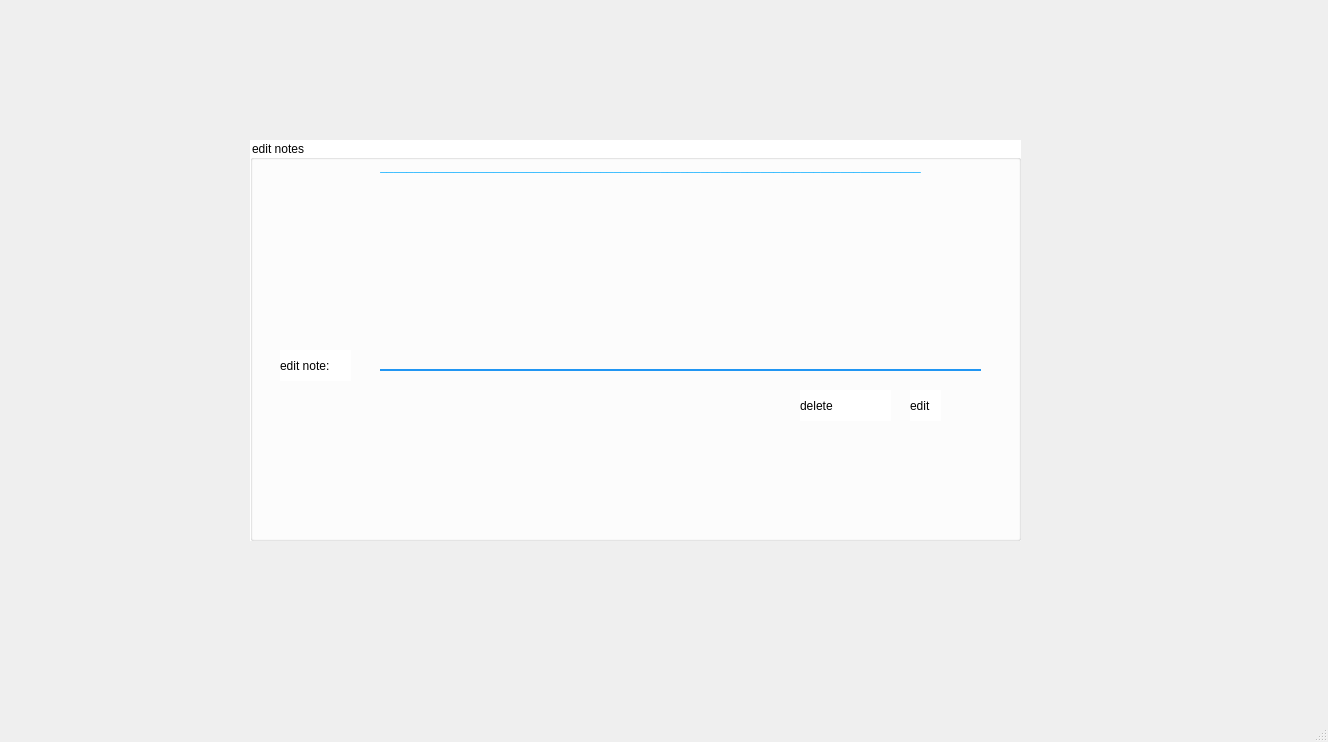
<?xml version="1.0" encoding="UTF-8"?>
<ui version="4.0">
 <class>edit_delete_note</class>
 <widget class="QMainWindow" name="edit_delete_note">
  <property name="geometry">
   <rect>
    <x>0</x>
    <y>0</y>
    <width>1328</width>
    <height>742</height>
   </rect>
  </property>
  <property name="windowTitle">
   <string>MainWindow</string>
  </property>
  <widget class="QWidget" name="centralwidget">
   <widget class="QGroupBox" name="groupBox">
    <property name="geometry">
     <rect>
      <x>250</x>
      <y>140</y>
      <width>771</width>
      <height>401</height>
     </rect>
    </property>
    <property name="styleSheet">
     <string notr="true">font: 13pt &quot;MS Shell Dlg 2&quot;;
color: rgb(0, 0, 0);
background-color: rgb(255, 255, 255);</string>
    </property>
    <property name="title">
     <string>edit notes</string>
    </property>
    <widget class="QPushButton" name="pbEdit">
     <property name="geometry">
      <rect>
       <x>690</x>
       <y>250</y>
       <width>41</width>
       <height>31</height>
      </rect>
     </property>
     <property name="cursor">
      <cursorShape>PointingHandCursor</cursorShape>
     </property>
     <property name="styleSheet">
      <string notr="true">background-color: none;
border: none;
image: url(:/img/3597075.png);</string>
     </property>
     <property name="text">
      <string/>
     </property>
    </widget>
    <widget class="QLabel" name="label_8">
     <property name="geometry">
      <rect>
       <x>30</x>
       <y>210</y>
       <width>71</width>
       <height>31</height>
      </rect>
     </property>
     <property name="styleSheet">
      <string notr="true">font: 10pt &quot;MS Shell Dlg 2&quot;;</string>
     </property>
     <property name="text">
      <string>edit note:</string>
     </property>
    </widget>
    <widget class="QLabel" name="label_9">
     <property name="geometry">
      <rect>
       <x>30</x>
       <y>0</y>
       <width>741</width>
       <height>51</height>
      </rect>
     </property>
     <property name="styleSheet">
      <string notr="true">font: 16pt &quot;MS Shell Dlg 2&quot;;
color:rgb(33, 180, 255);
background-color: rgb(0, 0, 0,0);</string>
     </property>
     <property name="text">
      <string>_________________________________________________________________________________</string>
     </property>
     <property name="alignment">
      <set>Qt::AlignCenter</set>
     </property>
    </widget>
    <widget class="QLineEdit" name="leName">
     <property name="geometry">
      <rect>
       <x>130</x>
       <y>180</y>
       <width>601</width>
       <height>51</height>
      </rect>
     </property>
     <property name="styleSheet">
      <string notr="true">font: 9pt &quot;MS Shell Dlg 2&quot;;
background-color: rgba(0, 0, 0, 0);
border: none;
border-bottom : 2px solid rgb(33, 150, 243);</string>
     </property>
    </widget>
    <widget class="QPushButton" name="pbDelete">
     <property name="geometry">
      <rect>
       <x>600</x>
       <y>250</y>
       <width>41</width>
       <height>31</height>
      </rect>
     </property>
     <property name="cursor">
      <cursorShape>PointingHandCursor</cursorShape>
     </property>
     <property name="styleSheet">
      <string notr="true">border: none;
image: url(:/img/Delete-file-icon.png);</string>
     </property>
     <property name="text">
      <string/>
     </property>
    </widget>
    <widget class="QLabel" name="label_10">
     <property name="geometry">
      <rect>
       <x>660</x>
       <y>250</y>
       <width>31</width>
       <height>31</height>
      </rect>
     </property>
     <property name="styleSheet">
      <string notr="true">font: 10pt &quot;MS Shell Dlg 2&quot;;</string>
     </property>
     <property name="text">
      <string>edit</string>
     </property>
    </widget>
    <widget class="QLabel" name="label_11">
     <property name="geometry">
      <rect>
       <x>550</x>
       <y>250</y>
       <width>51</width>
       <height>31</height>
      </rect>
     </property>
     <property name="styleSheet">
      <string notr="true">font: 10pt &quot;MS Shell Dlg 2&quot;;</string>
     </property>
     <property name="text">
      <string>delete</string>
     </property>
    </widget>
   </widget>
   <widget class="QPushButton" name="pushButton_2">
    <property name="geometry">
     <rect>
      <x>20</x>
      <y>20</y>
      <width>61</width>
      <height>31</height>
     </rect>
    </property>
    <property name="cursor">
     <cursorShape>PointingHandCursor</cursorShape>
    </property>
    <property name="styleSheet">
     <string notr="true">border : none;
image: url(:/img/home-logo.png);
font: 10pt &quot;MS Shell Dlg 2&quot;;
color: rgb(33, 180, 255);</string>
    </property>
    <property name="text">
     <string/>
    </property>
   </widget>
  </widget>
  <widget class="QMenuBar" name="menubar">
   <property name="geometry">
    <rect>
     <x>0</x>
     <y>0</y>
     <width>1328</width>
     <height>26</height>
    </rect>
   </property>
  </widget>
  <widget class="QStatusBar" name="statusbar"/>
 </widget>
 <resources/>
 <connections/>
</ui>
